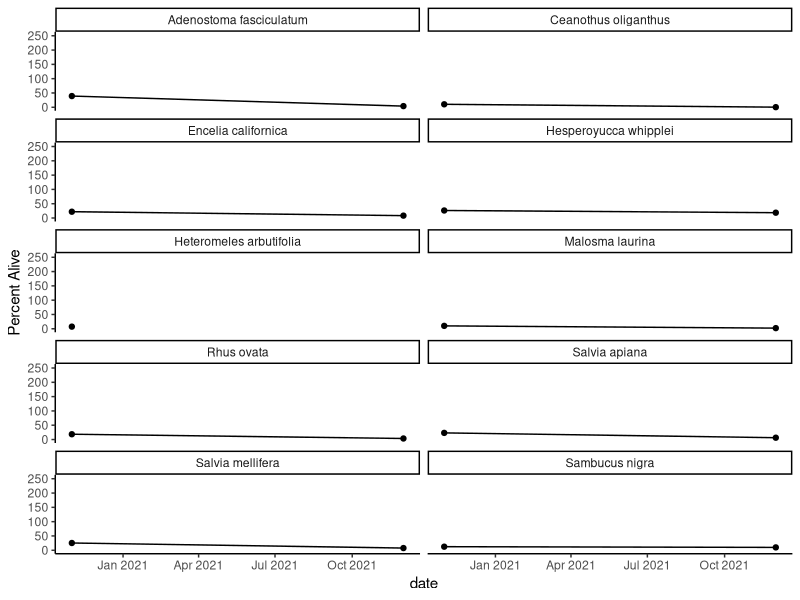
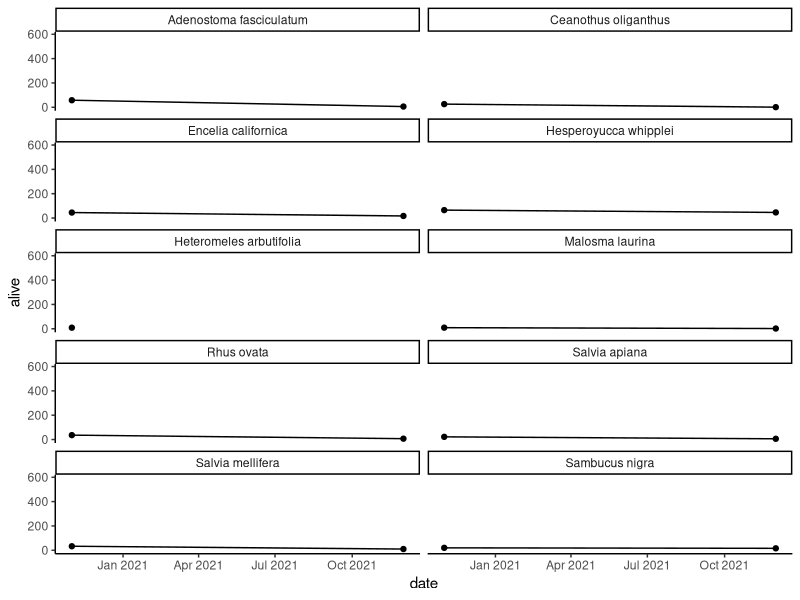
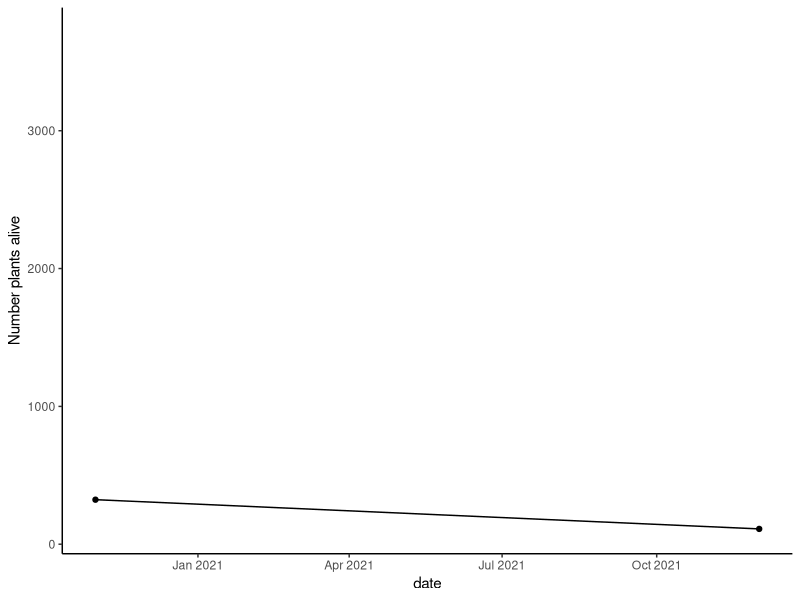
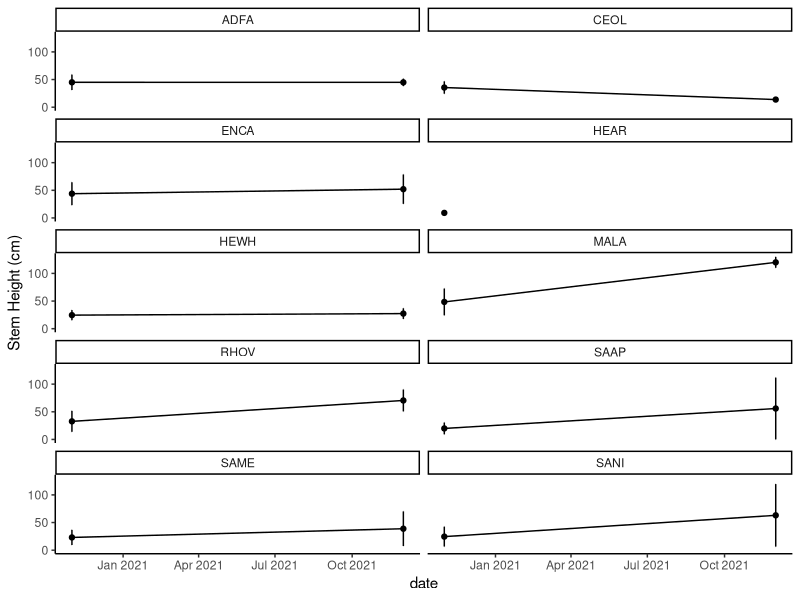
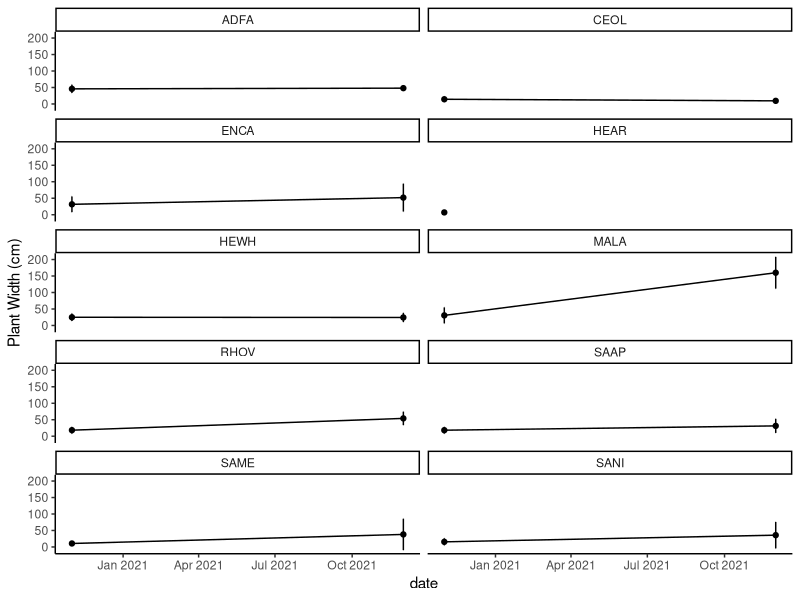
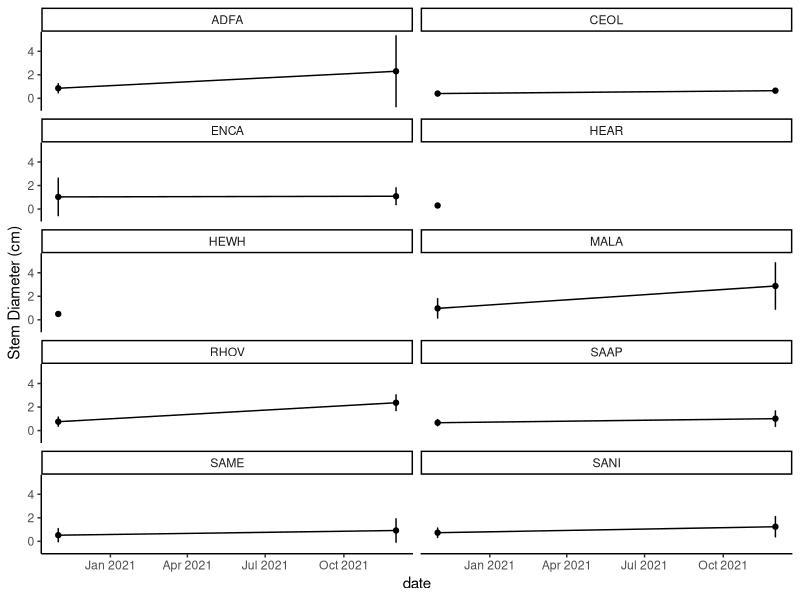
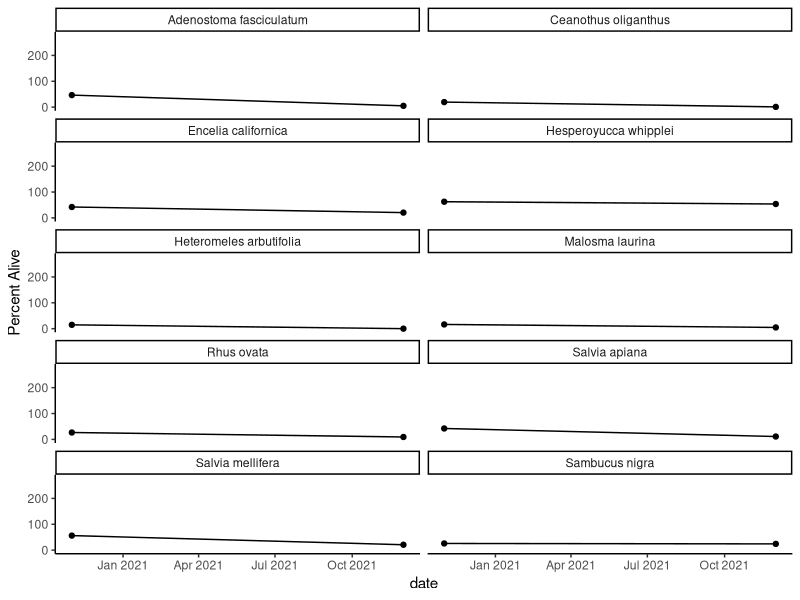
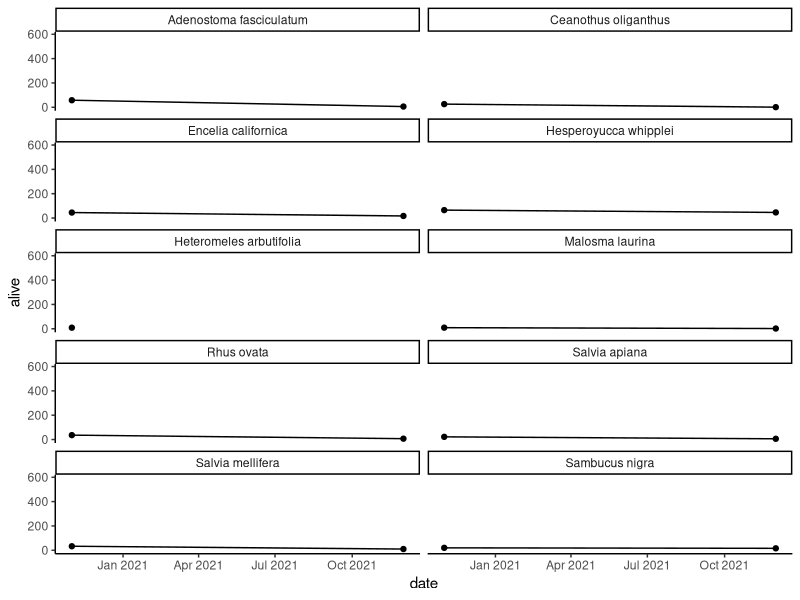

Source code (R) for these figures, in order:
## ---- chunk 1
knitr::opts_chunk$set(echo = TRUE)
library(here)
library(tidyverse)
library(lubridate)
## ---- chunk 2
planting <- read.csv(here("data", "planting.csv"))
watering <- read.csv(here("data","watering.csv"))
measuring <- read.csv(here("data", "measuring.csv"))
measuring_2 <- read.csv(here("data", "measuring_2.csv"))
measuring_3 <- read.csv(here("data", "measuring_3.csv"))

planting_survival <- planting %>% 
  select(Plant, Height, Date.Planted) %>% 
  mutate(Plant = str_replace_all(string = Plant, pattern = "(White + Pink)", replacement = "")) %>% 
  mutate(Plant = case_when(Plant == "ENCA (Pink)" ~ "ENCA",
                           Plant == "CEOL (Orange)" ~ "CEOL",
                           Plant == "HEWH (White)" ~ "HEWH",
                           Plant == "SAME (Orange + Pink)" ~ "SAME",
                           Plant == "SANI (Orange + Yellow)" ~ "SANI",
                           Plant == "RHOV (White + Pink)" ~ "RHOV",
                           Plant == "SAAP (White + Green)" ~ "SAAP",
                           Plant == "MALA (White + Yellow)" ~ "MALA",
                           Plant == "HEAR" ~ "HEAR",
                           Plant == "ADFA (Orange + Green)" ~ "ADFA",
                           Plant == "RHOV SAAP (White + Pink)" ~ "SAAP",
                           Plant == "ENCA CEOL (Pink)" ~ "CEOL", 
                           Plant == "HEWH (White) RHOV" ~ "RHOV",
                           Plant == "NO PLANT" ~ "No Plant")) %>% 
  filter(Plant != "No Plant", Height != "") %>% 
  mutate(date = my(0320),
         alive = 1) %>% 
  select(Plant, alive, date)

watering_survival <- watering %>% 
  mutate(Plant = case_when(Plant == "ENCA (Pink)" ~ "ENCA",
                           Plant == "CEOL (Orange)" ~ "CEOL",
                           Plant == "HEWH (White)" ~ "HEWH",
                           Plant == "SAME (Orange + Pink)" ~ "SAME",
                           Plant == "SANI (Orange + Yellow)" ~ "SANI",
                           Plant == "RHOV (White + Pink)" ~ "RHOV",
                           Plant == "SANI (Orange + Yellow) CEOL" ~ "CEOL",
                           Plant == "SAAP (White + Green)" ~ "SAAP",
                           Plant == "MALA (White + Yellow)" ~ "MALA",
                           Plant == "SANI  MALA" ~ "MALA",
                           Plant == "HEAR" ~ "HEAR",
                           Plant == "ADFA (Orange + Green)" ~ "ADFA",
                           Plant == "HEWH (White) ENCA" ~ "ENCA",
                           Plant == "ADFA" ~ "ADFA",
                           Plant == "SANI" ~ "SANI",
                           Plant == "SAME" ~ "SAME",
                           Plant == "SANI " ~ "SANI",
                           Plant == "" ~"No plant")) %>% 
  filter(Plant != "No plant") %>% 
  mutate(alive = case_when(Alive.1 == "y" ~ 1,
                           Alive.1 == "Y" ~ 1,
                           Alive.1 == "n" ~ 0,
                           Alive.1 == "np" ~ 0,
                           Alive.1 == "" ~ 0,
                           Alive.1 == "N" ~ 0,
                           Alive.1 == "NP" ~ 0),
         date = my(0520)) %>% 
  select(Plant, alive, date)

measuring_survival <- measuring %>% 
  mutate(Plant = case_when(Plant == "ENCA (Pink)" ~ "ENCA",
                           Plant == "CEOL (Orange)" ~ "CEOL",
                           Plant == "HEWH (White)" ~ "HEWH",
                           Plant == "SAME (Orange + Pink)" ~ "SAME",
                           Plant == "SANI (Orange + Yellow)" ~ "SANI", 
                           Plant == "RHOV (White + Pink)" ~ "RHOV",
                           Plant == "SAAP (White + Green)" ~ "SAAP",
                           Plant == "MALA (White + Yellow)" ~ "MALA",
                           Plant == "ADFA (Orange + Green)" ~ "ADFA",
                           Plant == "HEAR" ~ "HEAR",
                           Plant == "ENCA CEOL (Pink)" ~ "CEOL",
                           Plant == "NO PLANT" ~ "No Plant",
                           Plant == "HEWH (White) RHOV" ~ "RHOV",
                           Plant == "HEWH" ~ "HEWH"),
         alive = case_when(Height > 0 ~ 1),
         date = my(0720)) %>% 
  filter(Plant != "No Plant") %>% 
  select(Plant, alive, date)

measuring_survival_2 <- measuring_2 %>% 
  mutate(Plant = str_replace(Plant, " ", ""),
         alive = case_when(Height > 0 ~ 1),
         date = my(1120)) %>% 
  filter(Plant != "") %>% 
  select(Plant, alive, date)

measuring_survival_3 <- measuring_3 %>% 
  mutate(alive = case_when(Height > 0 ~ 1),
        date = my(1221)) %>% 
  filter(Plant != "") %>% 
  select(Plant, alive, date)

survival <- rbind(planting_survival,watering_survival,measuring_survival, measuring_survival_2, measuring_survival_3) %>% 
  group_by(Plant, date) %>% 
  summarise(alive = sum(alive, na.rm = TRUE)) %>% 
  mutate(alive_percent = case_when(Plant == "ADFA" ~ alive/148 * 100,
                                   Plant == "CEOL" ~ alive/250 * 100,
                                   Plant == "ENCA" ~ alive/204 * 100,
                                   Plant == "HEAR" ~ alive/121 * 100,
                                   Plant == "HEWH" ~ alive/247 * 100,
                                   Plant == "MALA" ~ alive/89 * 100,
                                   Plant == "RHOV" ~ alive/195 * 100,
                                   Plant == "SAAP" ~ alive/95 * 100,
                                   Plant == "SAME" ~ alive/130 * 100, 
                                   Plant == "SANI" ~ alive/160 * 100),
         Plant = case_when(Plant == "ADFA" ~ "Adenostoma fasciculatum",
                                   Plant == "CEOL" ~ "Ceanothus oliganthus",
                                   Plant == "ENCA" ~ "Encelia californica",
                                   Plant == "HEAR" ~ "Heteromeles arbutifolia",
                                   Plant == "HEWH" ~ "Hesperoyucca whipplei",
                                   Plant == "MALA" ~ "Malosma laurina",
                                   Plant == "RHOV" ~ "Rhus ovata",
                                   Plant == "SAAP" ~ "Salvia apiana",
                                   Plant == "SAME" ~ "Salvia mellifera", 
                                   Plant == "SANI" ~ "Sambucus nigra"))

survival_total <- survival %>% 
  group_by(date) %>% 
  summarise(alive = sum(alive))

ggplot(survival, aes(date, alive_percent)) +
  geom_point() +
  geom_line () +
  facet_wrap(~Plant, nrow = 5, ncol = 2) +
  labs(y = "Percent Alive") +
  theme_classic()

ggplot(survival, aes(date, alive)) +
  geom_point() +
  geom_line () +
  facet_wrap(~Plant, nrow = 5, ncol = 2) +
  theme_classic()

ggplot(survival_total, aes(date, alive)) +
  geom_point() +
  geom_line() +
  labs(y = "Number plants alive") +
  theme_classic()
  
## ---- chunk 3
planting_growth <- planting %>% 
  mutate(Plant = str_replace_all(string = Plant, pattern = "(White + Pink)", replacement = "")) %>% 
  mutate(Plant = case_when(Plant == "ENCA (Pink)" ~ "ENCA",
                           Plant == "CEOL (Orange)" ~ "CEOL",
                           Plant == "HEWH (White)" ~ "HEWH",
                           Plant == "SAME (Orange + Pink)" ~ "SAME",
                           Plant == "SANI (Orange + Yellow)" ~ "SANI",
                           Plant == "RHOV (White + Pink)" ~ "RHOV",
                           Plant == "SAAP (White + Green)" ~ "SAAP",
                           Plant == "MALA (White + Yellow)" ~ "MALA",
                           Plant == "HEAR" ~ "HEAR",
                           Plant == "ADFA (Orange + Green)" ~ "ADFA",
                           Plant == "RHOV SAAP (White + Pink)" ~ "SAAP",
                           Plant == "ENCA CEOL (Pink)" ~ "CEOL", 
                           Plant == "HEWH (White) RHOV" ~ "RHOV",
                           Plant == "NO PLANT" ~ "No Plant")) %>% 
  filter(Plant != "No Plant", Height != "") %>% 
  mutate(date = my(0320)) %>% 
  select(Plant, Height, Width.1, Width.2, Stem.Diameter, date)

measuring_growth <- measuring %>% 
  mutate(Plant = case_when(Plant == "ENCA (Pink)" ~ "ENCA",
                           Plant == "CEOL (Orange)" ~ "CEOL",
                           Plant == "HEWH (White)" ~ "HEWH",
                           Plant == "SAME (Orange + Pink)" ~ "SAME",
                           Plant == "SANI (Orange + Yellow)" ~ "SANI", 
                           Plant == "RHOV (White + Pink)" ~ "RHOV",
                           Plant == "SAAP (White + Green)" ~ "SAAP",
                           Plant == "MALA (White + Yellow)" ~ "MALA",
                           Plant == "ADFA (Orange + Green)" ~ "ADFA",
                           Plant == "HEAR" ~ "HEAR",
                           Plant == "ENCA CEOL (Pink)" ~ "CEOL",
                           Plant == "NO PLANT" ~ "No Plant",
                           Plant == "HEWH (White) RHOV" ~ "RHOV",
                           Plant == "HEWH" ~ "HEWH"),
         date = my(0720)) %>% 
  filter(Plant != "No Plant") %>% 
  select(Plant, Height, Width.1, Width.2, Stem.Diameter, date)

measuring_growth_2 <- measuring_2 %>% 
  mutate(Plant = str_replace(Plant, " ", ""),
         date = my(1120)) %>% 
  filter(Plant != "") %>% 
  select(Plant, Height, Width.1, Width.2, Stem.Diameter, date)

measuring_growth_3 <- measuring_3 %>% 
  mutate(date = my(1221)) %>% 
  filter(Plant != "") %>% 
  select(Plant, Height, Width.1, Width.2, Stem.Diameter, date)

growth <- rbind(planting_growth, measuring_growth, measuring_growth_2, measuring_growth_3) %>% 
  mutate(Height = as.numeric(Height),
         Width.1 = as.numeric(Width.1),
         Width.2 = as.numeric(Width.2),
         Stem.Diameter = as.numeric(Stem.Diameter)) %>% 
  group_by(Plant, date) %>% 
  summarise(mean_height = mean(Height, na.rm = TRUE),
            sd_height = sd(Height, na.rm = TRUE),
            mean_width_1 = mean(Width.1, na.rm = TRUE),
            sd_width_1 = sd(Width.1, na.rm = TRUE),
            mean_width_2 = mean(Width.2, na.rm = TRUE),
            sd_width_2 = sd(Width.2, na.rm = TRUE),
            mean_stem = mean(Stem.Diameter, na.rm = TRUE),
            sd_stem = sd(Stem.Diameter, na.rm = TRUE))

ggplot(growth, aes(date, mean_height)) + 
  geom_point()+
  geom_errorbar(aes(ymin = mean_height - sd_height, ymax = mean_height + sd_height), width = 0.2) +
  geom_line()+
  labs(y = "Stem Height (cm)") +
  facet_wrap(~Plant, nrow = 5, ncol = 2) +
  theme_classic()

ggplot(growth, aes(date, mean_width_1)) + 
  geom_point()+
  geom_errorbar(aes(ymin = mean_width_1 - sd_width_1, ymax = mean_width_1 + sd_width_1), width = 0.2) +
  geom_line()+
  labs(y = "Plant Width (cm)") +
  facet_wrap(~Plant, nrow = 5, ncol = 2) +
  theme_classic()

ggplot(growth, aes(date, mean_stem)) + 
  geom_point()+
  geom_errorbar(aes(ymin = mean_stem - sd_stem, ymax = mean_stem + sd_stem), width = 0.2) +
  geom_line()+
  labs(y = "Stem Diameter (cm)") +
  facet_wrap(~Plant, nrow = 5, ncol = 2) +
  theme_classic()
## ---- chunk 4

watering_gopher <- watering %>% 
  select(ID, Watering.2.Date, Alive.1, Notes.1) %>% 
  rename("watering_date" = "Watering.2.Date",
         "watering_alive" = "Alive.1", 
         "watering_notes" = "Notes.1") 
measuring_gopher <- measuring %>% 
  select(!Plant) %>% 
  rename("measuring_height" = "Height",
         "measuring_width_1" = "Width.1",
         "measuring_width_2" = "Width.2",
         "measuring_stem_diameter" = "Stem.Diameter",
         "measuring_date" = "Date.Measured",
         "measuring_notes" = "Notes")
measuring_gopher_2 <- measuring_2 %>% 
  select(!Plant) %>%
  rename("measuring_2_height" = "Height",
         "measuring_2_width_1" = "Width.1",
         "measuring_2_width_2" = "Width.2",
         "measuring_2_stem_diameter" = "Stem.Diameter",
         "measuring_2_date" = "Date.Measured",
         "measuring_2_notes" = "Notes")
measuring_gopher_3 <- measuring_3 %>% 
  select(!Plant) %>%
  rename("measuring_3_height" = "Height",
         "measuring_3_width_1" = "Width.1",
         "measuring_3_width_2" = "Width.2",
         "measuring_3_stem_diameter" = "Stem.Diameter",
         "measuring_3_date" = "Date.Measured",
         "measuring_3_notes" = "Notes")

survival_gopher <- right_join(planting, watering_gopher, by = "ID") %>% 
  right_join(measuring_gopher, by = "ID") %>% 
  right_join(measuring_gopher_2, by = "ID") %>% 
  right_join(measuring_gopher_3, by = "ID") %>%  
  filter(watering_notes != "gopher", 
         watering_notes != "gopher activity", 
         watering_notes != "GOPHER", 
         watering_notes != "GOPHER ACTIVITY", 
         watering_notes != "5/15 np") %>% 
  filter(measuring_notes != "np", 
         measuring_notes != "np, g", 
         measuring_notes != "np, buried", 
         measuring_notes != "g.a.",
         measuring_notes != "dead, g.a.", 
         measuring_notes != "np, g.a.", 
         measuring_notes != "dead, g", 
         measuring_notes != "np, g (no coin catch#2)", 
         measuring_notes != "np,g",
         measuring_notes!= "herbivorized, g.a.") %>% 
  filter(measuring_2_notes != "NP", 
         measuring_2_notes != "MISSING", 
         measuring_2_notes != "NP ", 
         measuring_2_notes != "GOPHER", 
         measuring_2_notes != "NP? NO TAG", 
         measuring_2_notes != "MISSNG") %>%
  filter(measuring_3_notes != "NP")

planting_survival_gopher <- survival_gopher %>% 
  select(Plant, Height, Date.Planted) %>% 
  mutate(Plant = str_replace_all(string = Plant, pattern = "(White + Pink)", replacement = "")) %>% 
  mutate(Plant = case_when(Plant == "ENCA (Pink)" ~ "ENCA",
                           Plant == "CEOL (Orange)" ~ "CEOL",
                           Plant == "HEWH (White)" ~ "HEWH",
                           Plant == "SAME (Orange + Pink)" ~ "SAME",
                           Plant == "SANI (Orange + Yellow)" ~ "SANI",
                           Plant == "RHOV (White + Pink)" ~ "RHOV",
                           Plant == "SAAP (White + Green)" ~ "SAAP",
                           Plant == "MALA (White + Yellow)" ~ "MALA",
                           Plant == "HEAR" ~ "HEAR",
                           Plant == "ADFA (Orange + Green)" ~ "ADFA",
                           Plant == "RHOV SAAP (White + Pink)" ~ "SAAP",
                           Plant == "ENCA CEOL (Pink)" ~ "CEOL", 
                           Plant == "HEWH (White) RHOV" ~ "RHOV",
                           Plant == "NO PLANT" ~ "No Plant")) %>% 
  filter(Plant != "No Plant", Height != "") %>% 
  mutate(date = my(0320),
         alive = 1) %>% 
  select(Plant, alive, date)

watering_survival_gopher <- survival_gopher %>%
  select(Plant, watering_alive, watering_date) %>% 
  mutate(Plant = case_when(Plant == "ENCA (Pink)" ~ "ENCA",
                           Plant == "CEOL (Orange)" ~ "CEOL",
                           Plant == "HEWH (White)" ~ "HEWH",
                           Plant == "SAME (Orange + Pink)" ~ "SAME",
                           Plant == "SANI (Orange + Yellow)" ~ "SANI",
                           Plant == "RHOV (White + Pink)" ~ "RHOV",
                           Plant == "SANI (Orange + Yellow) CEOL" ~ "CEOL",
                           Plant == "SAAP (White + Green)" ~ "SAAP",
                           Plant == "MALA (White + Yellow)" ~ "MALA",
                           Plant == "SANI  MALA" ~ "MALA",
                           Plant == "HEAR" ~ "HEAR",
                           Plant == "ADFA (Orange + Green)" ~ "ADFA",
                           Plant == "HEWH (White) ENCA" ~ "ENCA",
                           Plant == "ADFA" ~ "ADFA",
                           Plant == "SANI" ~ "SANI",
                           Plant == "SAME" ~ "SAME",
                           Plant == "SANI " ~ "SANI",
                           Plant == "" ~"No plant")) %>% 
  filter(Plant != "No plant") %>% 
  mutate(alive = case_when(watering_alive == "y" ~ 1,
                           watering_alive == "Y" ~ 1,
                           watering_alive == "n" ~ 0,
                           watering_alive == "np" ~ 0,
                           watering_alive == "" ~ 0,
                           watering_alive == "N" ~ 0,
                           watering_alive == "NP" ~ 0),
         date = my(0520)) %>% 
  select(Plant, alive, date)

measuring_survival_gopher <- survival_gopher %>% 
  select(Plant, measuring_height, measuring_date) %>% 
  mutate(Plant = case_when(Plant == "ENCA (Pink)" ~ "ENCA",
                           Plant == "CEOL (Orange)" ~ "CEOL",
                           Plant == "HEWH (White)" ~ "HEWH",
                           Plant == "SAME (Orange + Pink)" ~ "SAME",
                           Plant == "SANI (Orange + Yellow)" ~ "SANI", 
                           Plant == "RHOV (White + Pink)" ~ "RHOV",
                           Plant == "SAAP (White + Green)" ~ "SAAP",
                           Plant == "MALA (White + Yellow)" ~ "MALA",
                           Plant == "ADFA (Orange + Green)" ~ "ADFA",
                           Plant == "HEAR" ~ "HEAR",
                           Plant == "ENCA CEOL (Pink)" ~ "CEOL",
                           Plant == "NO PLANT" ~ "No Plant",
                           Plant == "HEWH (White) RHOV" ~ "RHOV",
                           Plant == "HEWH" ~ "HEWH"),
         alive = case_when(measuring_height > 0 ~ 1),
         date = my(0720)) %>% 
  filter(Plant != "No Plant") %>% 
  select(Plant, alive, date)

measuring_survival_gopher_2 <- survival_gopher %>% 
  select(Plant, measuring_2_height, measuring_2_date) %>% 
  mutate(Plant = str_replace(Plant, " ", ""),
         Plant = case_when(Plant == "ENCA(Pink)" ~ "ENCA",
                           Plant == "CEOL(Orange)" ~ "CEOL",
                           Plant == "HEWH(White)" ~ "HEWH",
                           Plant == "SAME(Orange + Pink)" ~ "SAME",
                           Plant == "SANI(Orange + Yellow)" ~ "SANI", 
                           Plant == "RHOV(White + Pink)" ~ "RHOV",
                           Plant == "SAAP(White + Green)" ~ "SAAP",
                           Plant == "MALA(White + Yellow)" ~ "MALA",
                           Plant == "ADFA(Orange + Green)" ~ "ADFA",
                           Plant == "HEAR" ~ "HEAR",
                           Plant == "ENCACEOL (Pink)" ~ "CEOL",
                           Plant == "NOPLANT" ~ "No Plant",
                           Plant == "HEWH(White) RHOV" ~ "RHOV",
                           Plant == "HEWH" ~ "HEWH",
                           TRUE ~ Plant),
         alive = case_when(measuring_2_height > 0 ~ 1),
         date = my(1120)) %>% 
  filter(Plant != "") %>% 
  select(Plant, alive, date)

measuring_survival_gopher_3 <- survival_gopher %>% 
  select(Plant, measuring_3_height, measuring_3_date) %>% 
  mutate(Plant = case_when(Plant == "ENCA (Pink)" ~ "ENCA",
                           Plant == "CEOL (Orange)" ~ "CEOL",
                           Plant == "HEWH (White)" ~ "HEWH",
                           Plant == "SAME (Orange + Pink)" ~ "SAME",
                           Plant == "SANI (Orange + Yellow)" ~ "SANI", 
                           Plant == "RHOV (White + Pink)" ~ "RHOV",
                           Plant == "SAAP (White + Green)" ~ "SAAP",
                           Plant == "MALA (White + Yellow)" ~ "MALA",
                           Plant == "ADFA (Orange + Green)" ~ "ADFA",
                           Plant == "HEAR" ~ "HEAR",
                           Plant == "ENCA CEOL (Pink)" ~ "CEOL",
                           Plant == "NO PLANT" ~ "No Plant",
                           Plant == "HEWH (White) RHOV" ~ "RHOV",
                           Plant == "HEWH" ~ "HEWH"),alive = case_when(measuring_3_height > 0 ~ 1),
        date = my(1221)) %>% 
  filter(Plant != "") %>% 
  select(Plant, alive, date)

survival_gopher_clean <- rbind(planting_survival_gopher,
                  watering_survival_gopher,
                  measuring_survival_gopher, 
                  measuring_survival_gopher_2, 
                  measuring_survival_gopher_3) %>% 
  group_by(Plant, date) %>% 
  summarise(alive = sum(alive, na.rm = TRUE)) %>% 
  ungroup() %>% 
  filter(Plant != "No Plant") %>% 
  mutate(alive_percent = case_when(Plant == "ADFA" ~ alive/118 * 100,
                                   Plant == "CEOL" ~ alive/97 * 100,
                                   Plant == "ENCA" ~ alive/83 * 100,
                                   Plant == "HEAR" ~ alive/61 * 100,
                                   Plant == "HEWH" ~ alive/80 * 100,
                                   Plant == "MALA" ~ alive/43 * 100,
                                   Plant == "RHOV" ~ alive/75 * 100,
                                   Plant == "SAAP" ~ alive/45 * 100,
                                   Plant == "SAME" ~ alive/48 * 100, 
                                   Plant == "SANI" ~ alive/62 * 100),
         Plant = case_when(Plant == "ADFA" ~ "Adenostoma fasciculatum",
                                   Plant == "CEOL" ~ "Ceanothus oliganthus",
                                   Plant == "ENCA" ~ "Encelia californica",
                                   Plant == "HEAR" ~ "Heteromeles arbutifolia",
                                   Plant == "HEWH" ~ "Hesperoyucca whipplei",
                                   Plant == "MALA" ~ "Malosma laurina",
                                   Plant == "RHOV" ~ "Rhus ovata",
                                   Plant == "SAAP" ~ "Salvia apiana",
                                   Plant == "SAME" ~ "Salvia mellifera", 
                                   Plant == "SANI" ~ "Sambucus nigra"))

survival_gopher_total <- survival_gopher_clean %>% 
  group_by(date) %>% 
  summarise(alive = sum(alive))

ggplot(survival_gopher_clean, aes(date, alive_percent)) +
  geom_point() +
  geom_line () +
  facet_wrap(~Plant, nrow = 5, ncol = 2) +
  labs(y = "Percent Alive") +
  theme_classic()

ggplot(survival, aes(date, alive)) +
  geom_point() +
  geom_line () +
  facet_wrap(~Plant, nrow = 5, ncol = 2) +
  theme_classic()

ggplot(survival_total, aes(date, alive)) +
  geom_point() +
  geom_line() +
  labs(y = "Number plants alive") +
  theme_classic()
